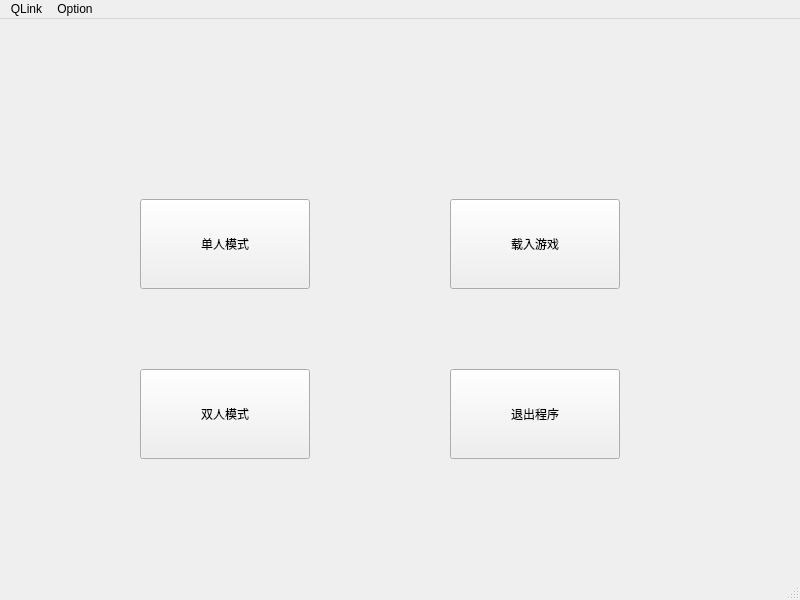
<?xml version="1.0" encoding="UTF-8"?>
<ui version="4.0">
 <class>StartWindow</class>
 <widget class="QMainWindow" name="StartWindow">
  <property name="geometry">
   <rect>
    <x>0</x>
    <y>0</y>
    <width>800</width>
    <height>600</height>
   </rect>
  </property>
  <property name="windowTitle">
   <string>开始界面</string>
  </property>
  <widget class="QWidget" name="centralwidget">
   <widget class="QPushButton" name="loadgame">
    <property name="geometry">
     <rect>
      <x>450</x>
      <y>180</y>
      <width>170</width>
      <height>90</height>
     </rect>
    </property>
    <property name="text">
     <string>载入游戏</string>
    </property>
   </widget>
   <widget class="QPushButton" name="quitbutton">
    <property name="geometry">
     <rect>
      <x>450</x>
      <y>350</y>
      <width>170</width>
      <height>90</height>
     </rect>
    </property>
    <property name="text">
     <string>退出程序</string>
    </property>
   </widget>
   <widget class="QPushButton" name="singlemode">
    <property name="geometry">
     <rect>
      <x>140</x>
      <y>180</y>
      <width>170</width>
      <height>90</height>
     </rect>
    </property>
    <property name="text">
     <string>单人模式</string>
    </property>
   </widget>
   <widget class="QPushButton" name="battlemode">
    <property name="geometry">
     <rect>
      <x>140</x>
      <y>350</y>
      <width>170</width>
      <height>90</height>
     </rect>
    </property>
    <property name="text">
     <string>双人模式</string>
    </property>
   </widget>
  </widget>
  <widget class="QMenuBar" name="menubar">
   <property name="geometry">
    <rect>
     <x>0</x>
     <y>0</y>
     <width>800</width>
     <height>21</height>
    </rect>
   </property>
   <widget class="QMenu" name="menuQLink">
    <property name="title">
     <string>QLink</string>
    </property>
    <addaction name="actionhelp"/>
   </widget>
   <widget class="QMenu" name="menuOption">
    <property name="title">
     <string>Option</string>
    </property>
    <addaction name="actionload"/>
   </widget>
   <addaction name="menuQLink"/>
   <addaction name="menuOption"/>
  </widget>
  <widget class="QStatusBar" name="statusbar"/>
  <action name="actionhelp">
   <property name="text">
    <string>help</string>
   </property>
  </action>
  <action name="actionload">
   <property name="text">
    <string>load</string>
   </property>
  </action>
 </widget>
 <resources/>
 <connections/>
</ui>
